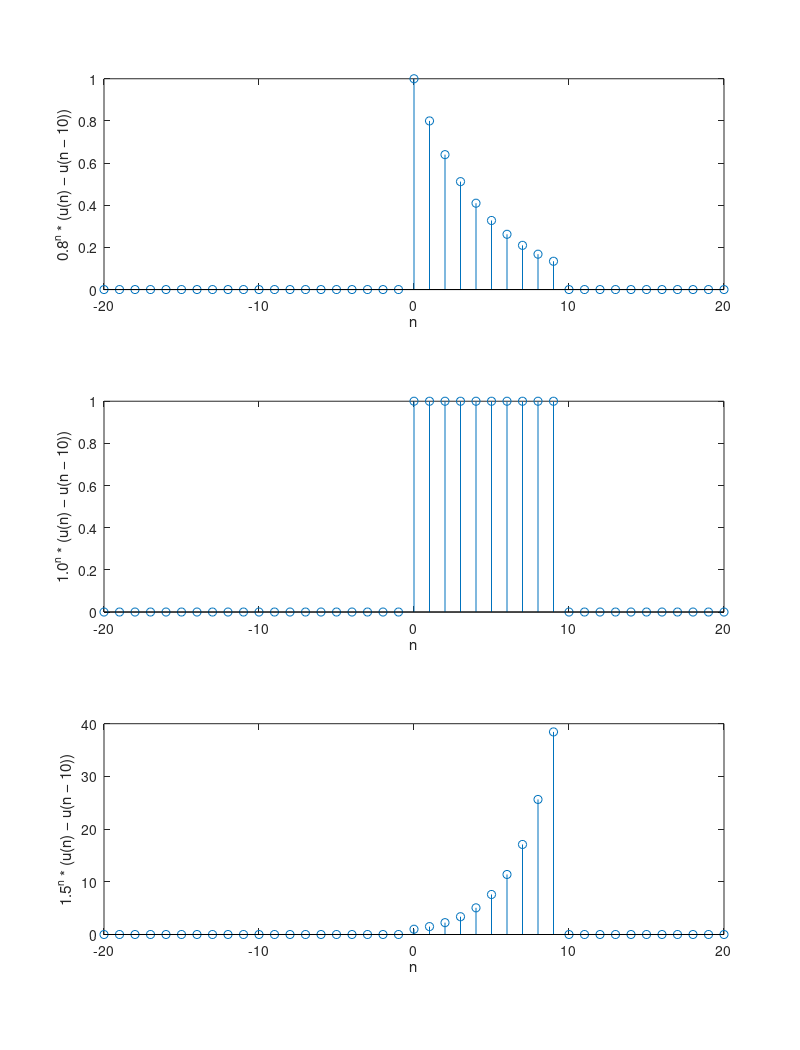

MATLAB code for this plot:
n = (-20:20);

unit_step = n>= 0;
shifted_unit_step = n >= 10;

a1 = 0.8;
a2 = 1.0;
a3 = 1.5;

y1 = ((a1).^n) .* (unit_step - shifted_unit_step);
subplot(3, 1, 1);
orient('tall');
stem(n, y1);
xlabel('n');
ylabel('0.8^n * (u(n) − u(n − 10))');

y2 = ((a2).^n) .* (unit_step - shifted_unit_step);
subplot(3, 1, 2);
orient('tall');
stem(n, y2);
xlabel('n');
ylabel('1.0^n * (u(n) − u(n − 10))');

y3 = ((a3).^n) .* (unit_step - shifted_unit_step);
subplot(3, 1, 3);
orient('tall');
stem(n, y3);
xlabel('n');
ylabel('1.5^n * (u(n) − u(n − 10))');
